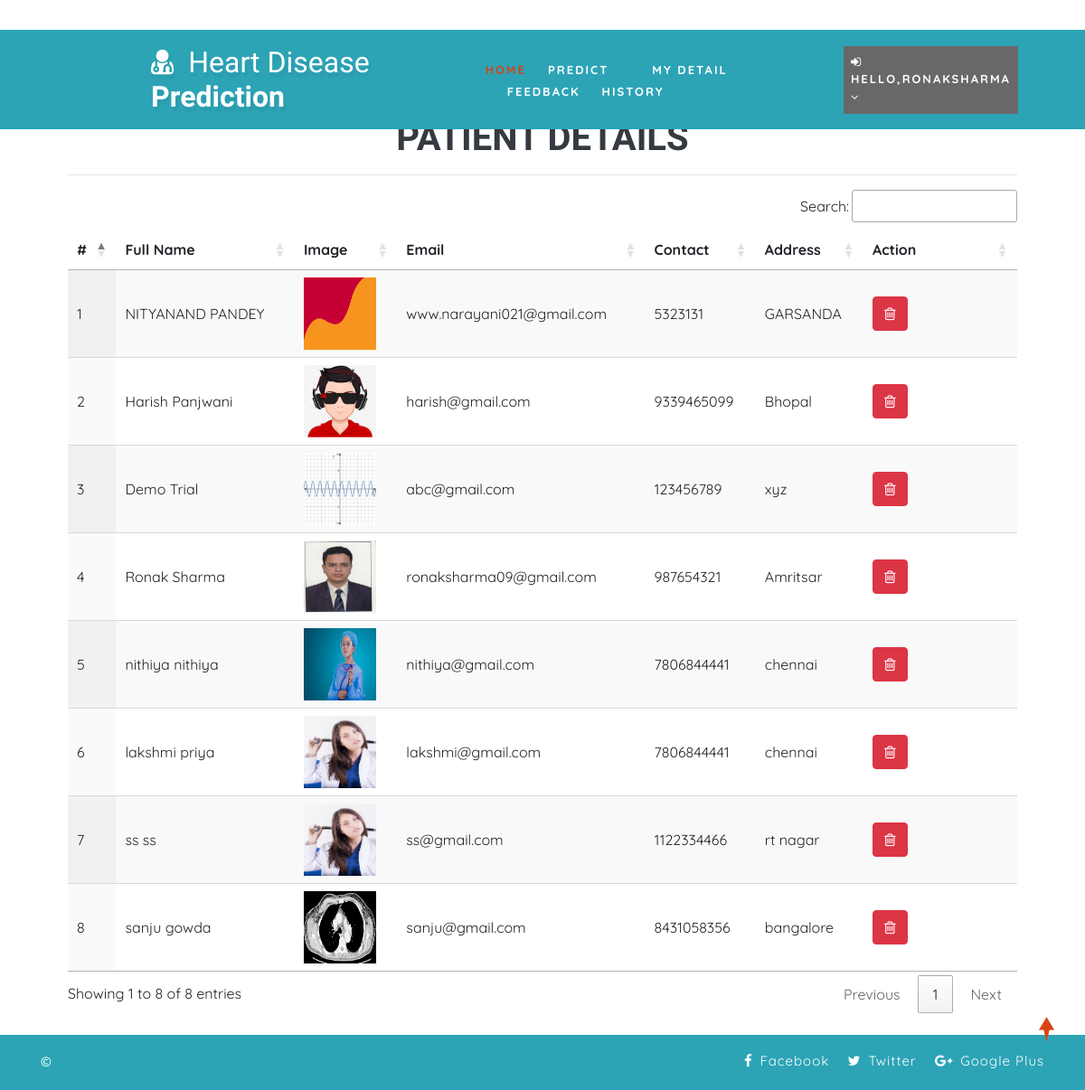
The page /view_patient (signed in) on the database its author committed.
### health/models.py (models this page shows, shortened)
class Patient(models.Model):
    user = models.ForeignKey(User, on_delete=models.CASCADE, null=True)
    contact = models.CharField(max_length=100, null=True)
    address = models.CharField(max_length=100, null=True)
    dob = models.DateField(null=True)
    image = models.FileField(null=True)

### health/views.py (the view)
# urls.py: path('view_patient', View_Patient,name="view_patient"),
@login_required(login_url="login")
def View_Patient(request):
    patient = Patient.objects.all()
    d = {'patient':patient}
    return render(request,'view_patient.html',d)

### health/templates/view_patient.html
{% extends 'index.html' %}
{% load static %}
{% block body %}
<div class="container-fluid" style="width:90%;margin-top:8%">
                    <div class="container-fluid">
                        <h1 align="center" class="w3ls-title text-uppercase text-dark font-weight-bold">Patient Details</h1>
                         </div><hr>
                                <table id="example" class="display" style="width:100%">
                                  <thead>
                                    <tr>
                                      <th>#</th>
                                      <th>Full Name</th>
                                      <th>Image</th>
                                      <th>Email</th>
                                      <th>Contact</th>
                                      <th>Address</th>
                                      <th>Action</th>
                                  </tr>
                              </thead>
                              <tbody>
                              {% for i in patient %}
                                <tr>
                                  <td>{{forloop.counter}}</td>
                                  <td>{{i.user.first_name}} {{i.user.last_name}}</td>
                                  <td>{% if i.image %}<img src="{{i.image.url}}" style="width:80px;height:80px">{% endif %}</td>
                                  <td>{{i.user.email}}</td>
                                  <td>{{i.contact}}</td>
                                  <td>{{i.address}}</td>
                                  <td style="width:150px">
                                      <a href="{% url 'delete_patient' i.id %}" ><button class="btn btn-danger" onclick="return confirm('Are you sure?')"><i class="fa fa-trash-o"></i></button></a></td>
                              </tr>
                              {% endfor %}
                          </tbody>
                      </table>
                  </div>
{% endblock %}

### health/templates/index.html (shortened to what this page needs)
<!DOCTYPE html>
{% load static %}
<html lang="zxx">
<head>
	<link rel="stylesheet" href="{% static 'css/bootstrap.css' %}">
	<link href="{% static 'css/css_slider.css' %}" type="text/css" rel="stylesheet" media="all">
	<link rel="stylesheet" href="{% static 'css/style.css' %}" type="text/css" media="all" />
	<link href="{% static 'css/font-awesome.min.css' %}" rel="stylesheet">
<link rel='stylesheet' type='text/css' href="https://cdn.datatables.net/1.10.21/css/jquery.dataTables.min.css">
<link rel='stylesheet' type='text/css' href="https://cdn.datatables.net/buttons/1.6.2/css/buttons.dataTables.min.css">
</head>
<body>
	<div id="home" style="margin-bottom:2%">
		<header>
			<div class="top-bar py-3">
				<div class="container">
					<div class="row">
						<div class="col-xl-7 col-lg-6 col-md-4 top-social-agile text-md-right text-center mt-md-0 mt-2">
							<div class="row">
								<div class="col-xl-3 col-lg-4 col-6 top-w3layouts p-md-0 text-right">
								</div>
								<div class="col-xl-3 col-lg-4 col-6 header-w3layouts text-md-right text-left">
								</div>
							</div>
						</div>
					</div>
				</div>
			</div>
		</header>
		<div class="main-top" style="background:rgb(44, 164, 182)">
			<div class="container-fluid">
				<div class="header d-md-flex justify-content-between align-items-center py-3">
					<div id="logo" style="margin-left:13%">
						<h1>
							<a href="index.html">
								<span class="fa fa-user-md mr-2"></span>
								<span class="logo-sp">Heart Disease</span> Prediction
							</a>
						</h1>
					</div>
					{% if request.user.is_staff %}
					<div class="nav_w3ls" style="margin-right:4%">
						<nav>
							<label for="drop1" class="toggle">Menu</label>
							<input type="checkbox" id="drop1" />
							<ul class="menu" style="padding:15px;width:100%">
								<li class="mx-lg-4 mx-md-3 my-md-0 my-2"><a href="{% url 'admin_home' %}" >Home</a></li>
								<li>
									<label for="drop-2" class="toggle toogle-2"> <span class="fa fa-angle-down" aria-hidden="true"></span>
									</label>
									<a href="#"> Doctor <span class="fa fa-angle-down" aria-hidden="true"></span></a>
									<ul style="margin-top:2%;width:40%;margin-right:0%">
										<li style="width:100%;"><a href="/add_doctor" class="drop-text">Add Doctor</a></li>
										<li style="width:100%;"><a href="/view_doctor" class="drop-text">View Doctor</a></li>
									</ul>
								</li>
								<li class="mx-lg-4 mx-md-3 my-md-0 my-2"><a href="/view_patient">Patient</a></li>
								<li class="mx-lg-4 mx-md-3 my-md-0 my-2">
									<a href="/view_search_pat">Searched Data</a></li>
								<li><a href="/view_feedback">Feedback</a></li>
							</ul>
						</nav>
					</div>
					<div class="nav_w3ls" style="margin-right:3%">
						<nav>
							<label for="drop2" class="toggle">Menu</label>
							<input type="checkbox" id="drop2" />
							<ul class="menu">
								<li class="mx-lg-4 mx-md-3 my-md-0 my-2" style="background:red;padding:8px">
									<label for="drop-2" class="toggle toogle-2"> <span class="fa fa-angle-down" aria-hidden="true"></span>
									</label>
									<a href="#"><i class="fa fa-user"></i> {{request.user.username}} <span class="fa fa-angle-down" aria-hidden="true"></span></a>
									<ul style="margin-top:10%;width:80%;margin-right:5%">
										<li style="width:100%;"><a href="{% url 'change_password' %}" class="drop-text">Password</a></li>
										<li style="width:100%;"><a href="{% url 'logout' %}" class="drop-text">Logout</a></li>
									</ul>
								</li>
							</ul>
						</nav>
					</div>
					{% elif request.user.patient_set.all.0 %}
					<div class="nav_w3ls" style="margin-left:5%;font-weight:bold">
						<nav>
							<ul class="menu" style="padding:15px;width:100%">
								<li><a href="{% url 'patient_home' %}" class="active">Home</a></li>
								<li class="mx-lg-4 mx-md-3 my-md-0 my-2"><a href="/add_heartdetail">Predict</a></li>
								<li class="mx-lg-4 mx-md-3 my-md-0 my-2"><a href="/profile_doctor">My Detail</a></li>
								<li class="mx-lg-4 mx-md-3 my-md-0 my-2"><a href="/sent_feedback">Feedback</a></li>
								<li><a href="/view_search_pat">History</a></li>
							</ul>
						</nav>
					</div>
					<div class="nav_w3ls" style="margin-right:3%">
						<nav>
							<ul class="menu">
								<li class="mx-lg-4 mx-md-3 my-md-0 my-2" style="background:#6a6767;padding:8px">
									<a href="#"><i class="fa fa-sign-in"></i> Hello,{{request.user.username}} <span class="fa fa-angle-down" aria-hidden="true"></span></a>
								</li>
							</ul>
						</nav>
					</div>
					{% endif %}
				</div>
			</div>
		</div>
		{% block body %}
		{% endblock %}
	</div>
	<div class="copy-w3pvt" style="background:rgb(44, 164, 182);color:white">
		<div class="container py-3">
			<div class="row">
				<div class="col-lg-7 w3ls_footer_grid1_left text-lg-left text-center">
					<p style="color:white">&copy; </a>
					</p>
				</div>
				<div class="col-lg-5 w3ls_footer_grid_left1_pos text-lg-right text-center mt-lg-0 mt-2">
					<ul style="color:white">
						<li>
							<a href="#" style="color:white" class="facebook">
								<span class="fa fa-facebook-f mr-2"></span>Facebook</a>
						</li>
						<li class="mx-3">
							<a href="#" style="color:white" class="twitter">
								<span class="fa fa-twitter mr-2"></span>Twitter</a>
						</li>
						<li>
							<a href="#" style="color:white" class="google">
								<span class="fa fa-google-plus mr-2"></span>Google Plus</a>
						</li>
					</ul>
				</div>
			</div>
		</div>
	</div>
	<a href="#home" style="color:white" class="move-top text-center"></a>
</body>
</html>

### health/static/css/style.css (style rules this page uses)
body { padding: 0; margin: 0; background: #FFF; font-family: 'Quicksand', sans-serif; }
body a, body button { transition: 0.5s all; -webkit-transition: 0.5s all; -moz-transition: 0.5s all; -o-transition: 0.5s all; -ms-transition: 0.5s all; text-decoration: none; }
html { scroll-behavior: smooth; }
h1, h2, h3, h4, h5, h6 { margin: 0; padding: 0; font-family: 'Mukta', sans-serif; }
p { margin: 0; padding: 0; font-size: 15px; letter-spacing: 1px; line-height: 1.9; color: #999; font-family: 'Quicksand', sans-serif; }
ul, ol { margin: 0; padding: 0; }
a.move-top { width: 34px; height: 34px; background: url(../images/move-top.png) no-repeat; display: inline-block; position: fixed; bottom: 4%; right: 2%; z-index: 0; }
#home { position: relative; }
.main-top { position: absolute; z-index: 999; width: 100%; background: rgba(0, 0, 0, 0.4); }
nav { margin: 0; padding: 0; }
#logo a { float: left; display: initial; font-weight: 700; font-size: 32px; color: #fff; text-shadow: 2px 5px 3px rgba(0, 0, 0, 0.06); padding: 0; }
span.logo-sp { font-weight: 100; }
nav:after { content: ""; display: table; clear: both; }
nav ul { float: right; padding: 0; margin: 0; list-style: none; position: relative; }
nav ul li { margin: 0px; display: inline-block; float: left; }
nav a { padding: 0; color: #fff; font-size: 13px; letter-spacing: 2px; font-weight: 700; text-transform: uppercase; display: inline-block; transition: 0.5s all; -webkit-transition: 0.5s all; -moz-transition: 0.5s all; -o-transition: 0.5s all; -ms-transition: 0.5s all; }
.menu li a.active, .menu li a:hover { color: #2196f3; transition: 0.5s all; -webkit-transition: 0.5s all; -moz-transition: 0.5s all; -o-transition: 0.5s all; -ms-transition: 0.5s all; color: #d84315; }
li>a:only-child:after { content: ''; }
.w3ls_footer_grid_left1_pos ul li, ul.list-part li { display: inline-block; }
.w3ls_footer_grid_left1_pos ul li a { color: #000; text-decoration: none; letter-spacing: 1px; font-size: 15px; }
.w3ls_footer_grid1_left p { color: #484848; font-weight: 500; }

### rows shown on the page
Patient: user.first_name "NITYANAND", user.last_name "PANDEY", image (picture), user.email "www.narayani021@gmail.com", contact "5323131", address "GARSANDA"
Patient: user.first_name "Harish", user.last_name "Panjwani", image (picture), user.email "harish@gmail.com", contact "9339465099", address "Bhopal"
Patient: user.first_name "Demo", user.last_name "Trial", image (picture), user.email "abc@gmail.com", contact "123456789", address "xyz"
Patient: user.first_name "Ronak", user.last_name "Sharma", image (picture), user.email "ronaksharma09@gmail.com", contact "987654321", address "Amritsar"
Patient: user.first_name "nithiya", user.last_name "nithiya", image (picture), user.email "nithiya@gmail.com", contact "7806844441", address "chennai"
Patient: user.first_name "lakshmi", user.last_name "priya", image (picture), user.email "lakshmi@gmail.com", contact "7806844441", address "chennai"
Patient: user.first_name "ss", user.last_name "ss", image (picture), user.email "ss@gmail.com", contact "1122334466", address "rt nagar"
Patient: user.first_name "sanju", user.last_name "gowda", image (picture), user.email "sanju@gmail.com", contact "8431058356", address "bangalore"

### other values the page prints
{{ request.user.username }} "RONAKSHARMA"
